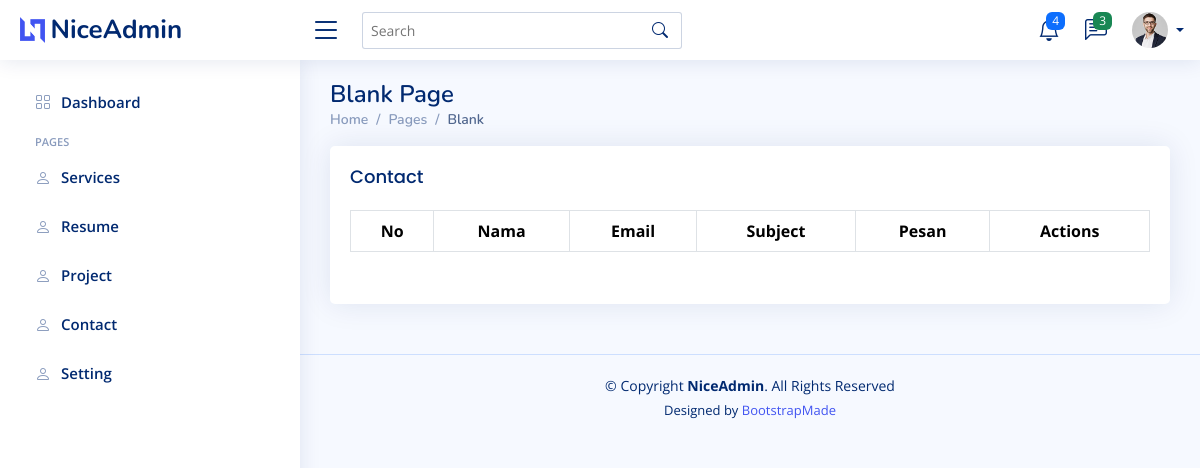
The page /admin/contact.php on the database as committed earlier.
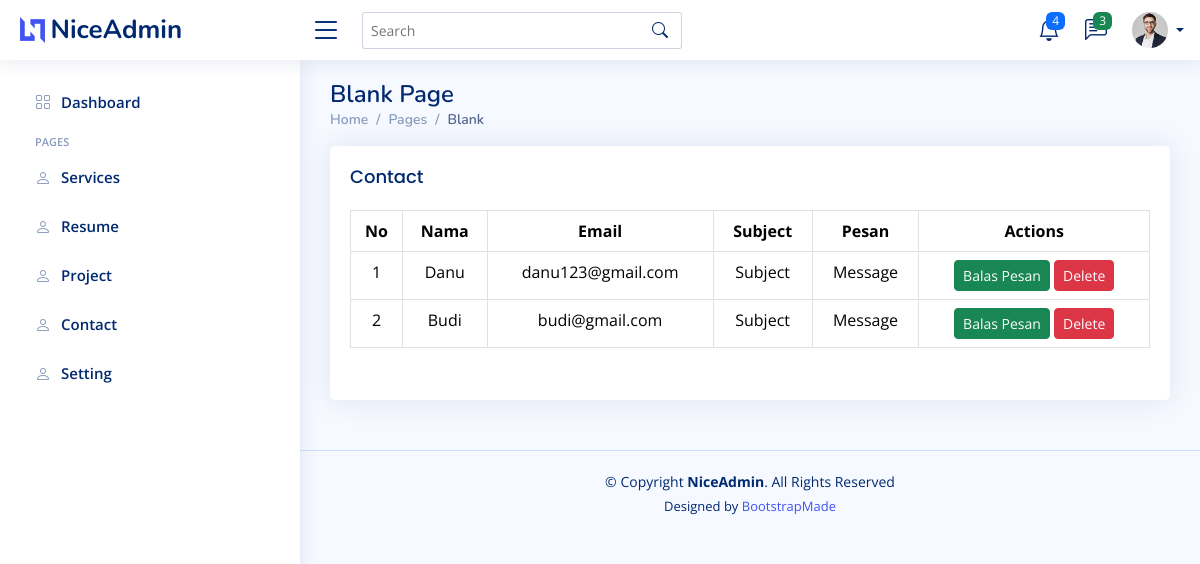
The same page on the database as committed later.
### tables this page shows
CREATE TABLE `contact` (
  `id` int(11) NOT NULL,
  `nama` varchar(50) DEFAULT NULL,
  `email` varchar(50) DEFAULT NULL,
  `subjek` varchar(50) DEFAULT NULL,
  `pesan` text DEFAULT NULL
);

### admin/contact.php (the view, shortened to what this page needs)
<?php
require_once "../koneksi.php";
$contact = mysqli_query($conn, "SELECT * FROM contact");
$rows = mysqli_fetch_all($contact, MYSQLI_ASSOC);
?>
<!DOCTYPE html>
<html lang="en">
<head>
    <link href="../assets/vendor/bootstrap/css/bootstrap.min.css" rel="stylesheet">
    <link href="../assets/vendor/bootstrap-icons/bootstrap-icons.css" rel="stylesheet">
    <link href="../assets/vendor/boxicons/css/boxicons.min.css" rel="stylesheet">
    <link href="../assets/vendor/quill/quill.snow.css" rel="stylesheet">
    <link href="../assets/vendor/quill/quill.bubble.css" rel="stylesheet">
    <link href="../assets/vendor/remixicon/remixicon.css" rel="stylesheet">
    <link href="../assets/vendor/simple-datatables/style.css" rel="stylesheet">
    <link href="../assets/css/style.css" rel="stylesheet">
</head>
<body>
    <?php include '../inc/navbar.php'; ?>
    <?php include '../inc/sidebar.php'; ?>
    <main id="main" class="main">
        <div class="pagetitle">
            <h1>Blank Page</h1>
            <nav>
                <ol class="breadcrumb">
                    <li class="breadcrumb-item"><a href="index.html">Home</a></li>
                    <li class="breadcrumb-item">Pages</li>
                    <li class="breadcrumb-item active">Blank</li>
                </ol>
            </nav>
        </div>
        <section class="section">
            <div class="row">
                <div class="col-lg-12">
                    <div class="card">
                        <div class="card-body">
                            <h5 class="card-title">Contact</h5>
                            <div class="table table-responsive">
                                <table class="table table-bordered text-center">
                                    <tr>
                                        <th>No</th>
                                        <th>Nama</th>
                                        <th>Email</th>
                                        <th>Subject</th>
                                        <th>Pesan</th>
                                        <th>Actions</th>
                                    </tr>
                                    <?php
                                    $no = 1;
                                    foreach ($rows as $row) {
                                    ?>
                                        <tr>
                                            <td><?php echo $no++ ?></td>
                                            <td><?php echo $row['nama'] ?></td>
                                            <td><?php echo $row['email'] ?></td>
                                            <td><?php echo $row['subjek'] ?></td>
                                            <td><?php echo $row['pesan'] ?></td>
                                            <td><a href="kirimcontact.php?idPesan=<?php echo $row['id'] ?>" class="btn btn-success btn-sm">Balas Pesan</a>
                                                <a href="contact.php?idDel=<?php echo $row['id'] ?>" class="btn btn-danger btn-sm" onclick="return confirm('Yakin ingin mendelete ?')">Delete</a>
                                            </td>
                                        </tr>
                                    <?php
                                    } ?>
                                </table>
                            </div>
                        </div>
                    </div>
                </div>
            </div>
        </section>
    </main>
    <footer id="footer" class="footer">
        <div class="copyright">
            &copy; Copyright <strong><span>NiceAdmin</span></strong>. All Rights Reserved
        </div>
        <div class="credits">
            Designed by <a href="https://bootstrapmade.com/">BootstrapMade</a>
        </div>
    </footer>
</body>
</html>

Rows that differ between the two databases and show on the page:
added contact: nama "Danu", email "danu123@gmail.com", subjek "Subject", pesan "Message"
added contact: nama "Budi", email "budi@gmail.com", subjek "Subject", pesan "Message"
